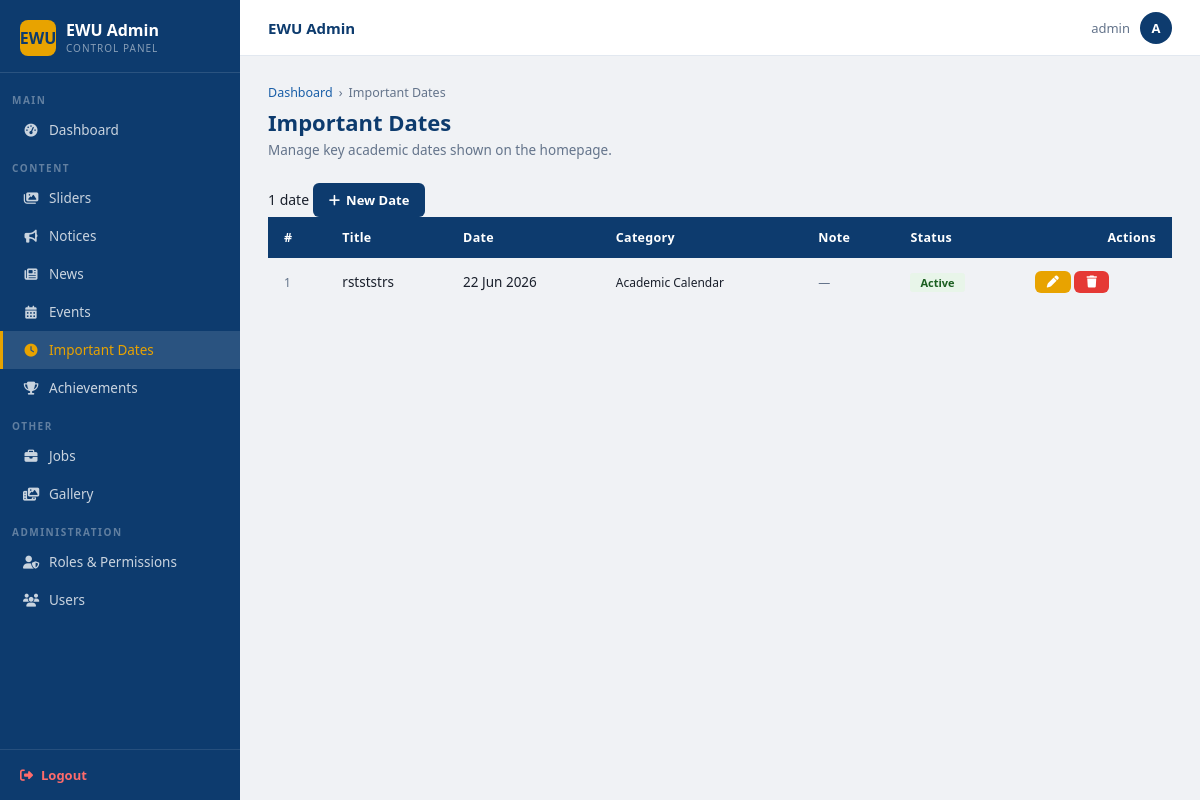
/dashboard/dates/ (signed in), run on the app's committed database.
### main/models.py (models this page shows, shortened)
class ImportantDate(models.Model):
    CATEGORY_CHOICES = [
        ('academic',  'Academic Calendar'),
        ('exam',      'Examination'),
        ('holiday',   'Holiday'),
        ('admission', 'Admission'),
        ('result',    'Result'),
        ('other',     'Other'),
    ]
    title     = models.CharField(max_length=300)
    date      = models.DateField()
    category  = models.CharField(max_length=20, choices=CATEGORY_CHOICES, default='academic')
    note      = models.CharField(max_length=300, blank=True)
    is_active = models.BooleanField(default=True)
    class Meta:
        ordering = ['date']
        verbose_name = 'Important Date'

### main/views.py (the view)
# urls.py: path('dashboard/dates/',                        views.date_list,          name='admin_date_list'),
@require_perm('main.view_importantdate')
def date_list(request):
    return render(request, 'admin/date_list.html', {'dates': ImportantDate.objects.order_by('date')})

### templates/admin/date_list.html (shortened to what this page needs)
{% extends 'admin/base_admin.html' %}
{% block nav_dates %}active{% endblock %}
{% block content %}
<div class="page-head">
  <div class="breadcrumb">
    <a href="{% url 'dashboard' %}">Dashboard</a>
    <span>›</span><span>Important Dates</span>
  </div>
  <h1>Important Dates</h1>
  <p>Manage key academic dates shown on the homepage.</p>
</div>
<div class="search-row">
  <span class="count-badge">{{ dates|length }} date{{ dates|length|pluralize }}</span>
  <a href="{% url 'admin_date_create' %}" class="btn btn-primary" style="margin-left:auto">
    <i class="fa-solid fa-plus"></i> New Date
  </a>
</div>
<div class="card">
  <table class="tbl">
    <thead>
      <tr>
        <th>#</th>
        <th>Title</th>
        <th>Date</th>
        <th>Category</th>
        <th>Note</th>
        <th>Status</th>
        <th style="text-align:right">Actions</th>
      </tr>
    </thead>
    <tbody>
      {% for item in dates %}
      <tr>
        <td style="color:var(--muted);font-size:12px">{{ forloop.counter }}</td>
        <td class="td-title">{{ item.title }}</td>
        <td class="td-date">{{ item.date|date:"d M Y" }}</td>
        <td style="font-size:12px">{{ item.get_category_display }}</td>
        <td style="font-size:12px;color:var(--muted)">{{ item.note|default:"—"|truncatechars:40 }}</td>
        <td>
          {% if item.is_active %}
          <span style="background:#e8f5e9;color:#1b5e20;padding:2px 10px;border-radius:3px;font-size:11px;font-weight:700">Active</span>
          {% else %}
          <span style="background:#f5f5f5;color:#9e9e9e;padding:2px 10px;border-radius:3px;font-size:11px;font-weight:700">Inactive</span>
          {% endif %}
        </td>
        <td>
          <div class="td-act">
            <a href="{% url 'admin_date_edit' item.pk %}" class="btn btn-sm btn-warning btn-icon" title="Edit">
              <i class="fa-solid fa-pen"></i>
            </a>
            <a href="{% url 'admin_date_delete' item.pk %}" class="btn btn-sm btn-danger btn-icon" title="Delete">
              <i class="fa-solid fa-trash"></i>
            </a>
          </div>
        </td>
      </tr>
      {% endfor %}
    </tbody>
  </table>
</div>
{% endblock %}

### templates/admin/base_admin.html (shortened to what this page needs)
{% load static %}
<!DOCTYPE html>
<html lang="en">
<head>
  <link rel="stylesheet" href="https://cdnjs.cloudflare.com/ajax/libs/font-awesome/6.5.0/css/all.min.css">
</head>
<body>
<div class="admin-wrapper">
  <aside class="sidebar">
    <div class="sidebar-brand">
      <div class="brand-icon">EWU</div>
      <div>
        <div class="brand-name">EWU Admin</div>
        <div class="brand-sub">Control Panel</div>
      </div>
    </div>
    <nav class="sidebar-nav">
      <div class="sidebar-section">Main</div>
      <a href="{% url 'dashboard' %}" class="sidebar-link {% block nav_dashboard %}{% endblock %}">
    <i class="fa-solid fa-gauge-high"></i> Dashboard
      </a>
      <div class="sidebar-section">Content</div>
      {% if perms.main.view_slider %}
      <a href="{% url 'admin_slider_list' %}" class="sidebar-link {% block nav_sliders %}{% endblock %}">
        <i class="fa-solid fa-images"></i> Sliders
      </a>
      {% endif %}
      {% if perms.main.view_notice %}
      <a href="{% url 'admin_notice_list' %}" class="sidebar-link {% block nav_notice %}{% endblock %}">
  <i class="fa-solid fa-bullhorn"></i> Notices
</a>
      {% endif %}
      {% if perms.main.view_news %}
      <a href="{% url 'admin_news_list' %}" class="sidebar-link {% block nav_news %}{% endblock %}">
        <i class="fa-solid fa-newspaper"></i> News
      </a>
      {% endif %}
      {% if perms.main.view_event %}
      <a href="{% url 'admin_event_list' %}" class="sidebar-link {% block nav_events %}{% endblock %}">
        <i class="fa-solid fa-calendar-days"></i> Events
      </a>
      {% endif %}
      {% if perms.main.view_importantdate %}
      <a href="{% url 'admin_date_list' %}" class="sidebar-link {% block nav_dates %}{% endblock %}">
        <i class="fa-solid fa-clock"></i> Important Dates
      </a>
      {% endif %}
      {% if perms.main.view_achievement %}
      <a href="{% url 'admin_achievement_list' %}" class="sidebar-link {% block nav_achievements %}{% endblock %}">
        <i class="fa-solid fa-trophy"></i> Achievements
      </a>
      {% endif %}
      {% if perms.main.view_job or perms.main.view_galleryphoto %}
      <div class="sidebar-section">Other</div>
      {% if perms.main.view_job %}
      <a href="{% url 'admin_job_list' %}" class="sidebar-link {% block nav_jobs %}{% endblock %}">
        <i class="fa-solid fa-briefcase"></i> Jobs
      </a>
      {% endif %}
      {% if perms.main.view_galleryphoto %}
      <a href="{% url 'admin_gallery_list' %}" class="sidebar-link {% block nav_gallery %}{% endblock %}">
        <i class="fa-solid fa-photo-film"></i> Gallery
      </a>
      {% endif %}
      {% endif %}
      {% if request.user.is_superuser %}
      <div class="sidebar-section">Administration</div>
      <a href="{% url 'role_list' %}" class="sidebar-link {% block nav_roles %}{% endblock %}">
        <i class="fa-solid fa-user-shield"></i> Roles &amp; Permissions
      </a>
      <a href="{% url 'rbac_user_list' %}" class="sidebar-link {% block nav_users %}{% endblock %}">
        <i class="fa-solid fa-users"></i> Users
      </a>
      {% endif %}
    </nav>
    <div class="sidebar-logout">
      <a href="{% url 'logout' %}">
        <i class="fa-solid fa-right-from-bracket"></i> Logout
      </a>
    </div>
  </aside>
  <div class="main-content">
    <div class="topbar">
      <span class="topbar-title">{% block topbar_title %}EWU Admin{% endblock %}</span>
      <div class="topbar-user">
        <span>{{ request.user.get_full_name|default:request.user.username }}</span>
        <div class="avatar">{{ request.user.username|first|upper }}</div>
      </div>
    </div>
    <div class="page-area">
      {% block content %}{% endblock %}
    </div>
  </div>
</div>
</body>
</html>

### templates/admin/base_admin.html (style rules this page uses)
:root { --navy: #0d3b6e; --navy-dark: #092d55; --navy-light: #1a5fa8; --amber: #e8a300; --amber-dark: #c98a00; --red: #e53935; --green: #2e7d32; --bg: #f0f2f5; --white: #ffffff; --border: #e2e8f0; --text: #1a202c; --muted: #64748b; --sidebar-w: 240px; }
*, *::before, *::after { box-sizing: border-box; margin: 0; padding: 0; }
body { font-family: 'Segoe UI', system-ui, -apple-system, sans-serif; background: var(--bg); color: var(--text); font-size: 14px; }
a { text-decoration: none; color: inherit; }
.admin-wrapper { display: flex; min-height: 100vh; }
.sidebar { width: var(--sidebar-w); background: var(--navy); flex-shrink: 0; display: flex; flex-direction: column; position: fixed; top: 0; left: 0; bottom: 0; overflow-y: auto; z-index: 100; }
.sidebar-brand { padding: 20px 20px 16px; border-bottom: 1px solid rgba(255,255,255,.12); display: flex; align-items: center; gap: 10px; }
.sidebar-brand .brand-icon { width: 36px; height: 36px; background: var(--amber); border-radius: 8px; display: flex; align-items: center; justify-content: center; color: var(--navy); font-size: 16px; font-weight: 800; flex-shrink: 0; }
.sidebar-brand .brand-name { font-size: 16px; font-weight: 700; color: #fff; line-height: 1.2; }
.sidebar-brand .brand-sub { font-size: 10px; color: rgba(255,255,255,.5); text-transform: uppercase; letter-spacing: 1px; }
.sidebar-section { padding: 12px 12px 4px; font-size: 10px; font-weight: 700; color: rgba(255,255,255,.35); text-transform: uppercase; letter-spacing: 1.5px; }
.sidebar-nav { flex: 1; padding: 8px 0; }
.sidebar-link { display: flex; align-items: center; gap: 10px; padding: 10px 20px; color: rgba(255,255,255,.78); font-size: 13.5px; font-weight: 500; transition: background .15s, color .15s; border-left: 3px solid transparent; }
.sidebar-link i { width: 16px; text-align: center; font-size: 13px; }
.sidebar-link.active { background: rgba(255,255,255,.12); color: var(--amber); border-left-color: var(--amber); }
.sidebar-logout { padding: 16px 20px; border-top: 1px solid rgba(255,255,255,.1); }
.sidebar-logout a { display: flex; align-items: center; gap: 8px; color: #ff6b6b; font-size: 13px; font-weight: 600; transition: color .2s; }
.main-content { margin-left: var(--sidebar-w); flex: 1; display: flex; flex-direction: column; min-height: 100vh; }
.topbar { background: var(--white); border-bottom: 1px solid var(--border); padding: 0 28px; height: 56px; display: flex; align-items: center; justify-content: space-between; position: sticky; top: 0; z-index: 50; }
.topbar-title { font-size: 15px; font-weight: 600; color: var(--navy); }
.topbar-user { display: flex; align-items: center; gap: 10px; font-size: 13px; color: var(--muted); }
.topbar-user .avatar { width: 32px; height: 32px; background: var(--navy); color: #fff; border-radius: 50%; display: flex; align-items: center; justify-content: center; font-size: 13px; font-weight: 700; }
.page-area { padding: 28px; flex: 1; }
.page-head { margin-bottom: 24px; }
.breadcrumb { display: flex; align-items: center; gap: 6px; font-size: 12.5px; color: var(--muted); margin-bottom: 6px; }
.breadcrumb a { color: var(--navy-light); }
.page-head h1 { font-size: 22px; font-weight: 700; color: var(--navy); margin-bottom: 4px; }
.page-head p { font-size: 13.5px; color: var(--muted); }
.btn { display: inline-flex; align-items: center; gap: 6px; padding: 8px 16px; border-radius: 6px; font-size: 13px; font-weight: 600; cursor: pointer; border: none; transition: background .15s, transform .1s; white-space: nowrap; }
.btn-primary { background: var(--navy); color: #fff; }
.btn-danger { background: var(--red); color: #fff; }
.btn-sm { padding: 5px 12px; font-size: 12px; }
.btn-warning { background: var(--amber); color: #fff; }
table.tbl { width: 100%; border-collapse: collapse; }
table.tbl thead th { background: var(--navy); color: #fff; padding: 12px 16px; text-align: left; font-size: 12.5px; font-weight: 600; letter-spacing: .3px; }
table.tbl thead th:first-child { border-radius: 0; }
table.tbl tbody td { padding: 13px 16px; border-bottom: 1px solid var(--border); font-size: 13.5px; }
table.tbl tbody tr:last-child td { border-bottom: none; }

### data on the page
ImportantDate: title "rstststrs", date "22 Jun 2026", category "Academic Calendar", note "—", is_active "Active"

### other printed values
{{ request.user.get_full_name|default:request.user.username }} "admin"
{{ request.user.username|first|upper }} "A"
{{ dates|length }} "1"
